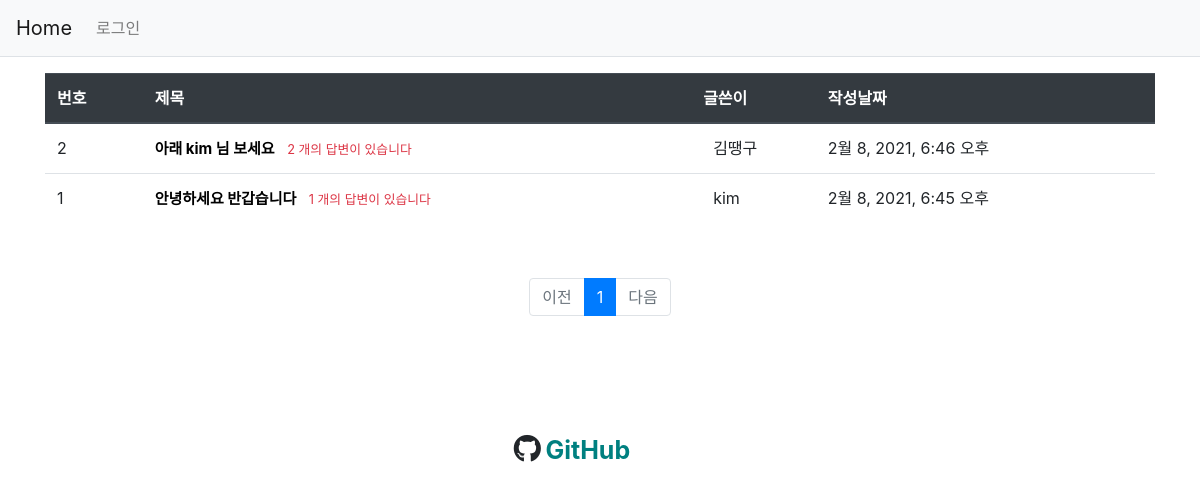
The app's page /, older data.
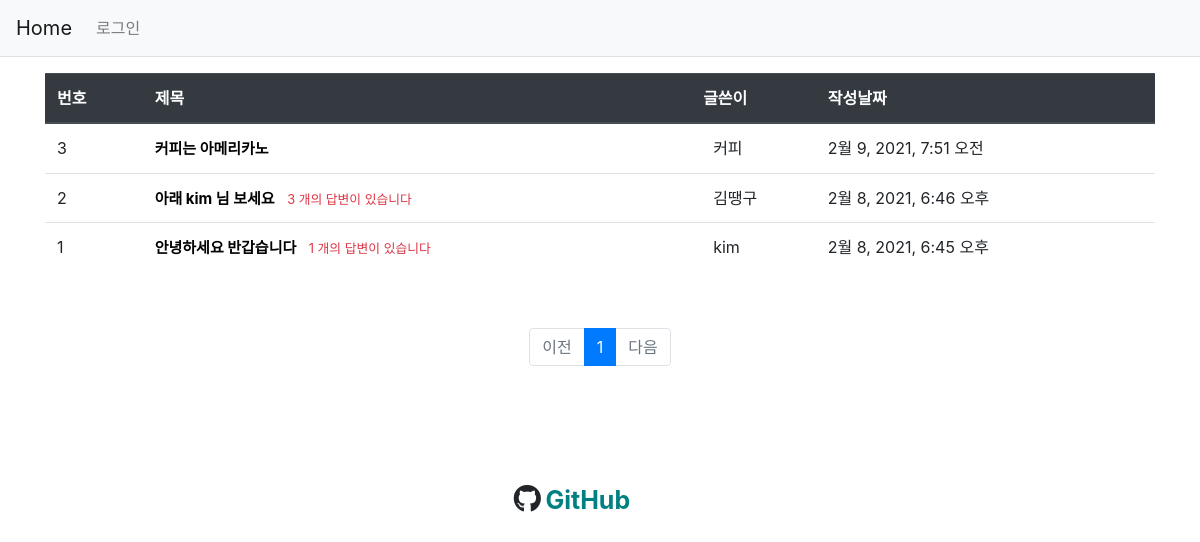
The same page, newer data.
### pybo/models.py (models this page shows, shortened)
class Question(models.Model):
    subject = models.CharField(max_length=200)  # 최대 200자 까지 입력 가능
    content = models.TextField()
    create_date = models.DateTimeField()
    photo = models.ImageField(upload_to="photo")
    author = models.ForeignKey(
        User, on_delete=models.CASCADE, null=True
    )  # 계정이 삭제되면 연결된 질문 데이터 삭제
    modify_date = models.DateTimeField(null=True, blank=True)

### pybo/views.py (the view)
# urls.py: path("", views.index, name="index"),
def index(request):
    question_list = Question.objects.order_by("-create_date")
    page = request.GET.get("page", "1")  # 페이지 GET 방식 요청
    paginator = Paginator(question_list, 10)  # 페이지 게시물 10개씩 보여주기
    page_obj = paginator.get_page(page)
    print(page_obj)
    context = {"question_list": page_obj}
    return render(request, "templates/index.html", context)

### pybo/templatetags/filter.py (called while the page is built)
@register.filter
def sub(value, arg):
    return value - arg

### templates/index.html (shortened to what this page needs)
{% extends 'base.html' %}
{% load static  %}
{% load filter  %}
{% block content %}
    <div class="container my-3">
        <table class="table">
            <thead>
                <tr class="thead-dark">
                    <th>번호</th>
                    <th>제목</th>
                    <th>글쓴이</th>
                    <th>작성날짜</th>
                </tr>
            </thead>
            <tbody>
                {% if question_list %}
                {% for i in question_list  %}
            <tr>
                <td>{{ question_list.paginator.count|sub:question_list.start_index|sub:forloop.counter0|add:1 }}</td>
                <td class="text-left">
                    {% if not user.is_authenticated %}
                        <a  style="color: black; font-size: 15px; font-weight: bold;" href=" {% url 'common:login'  %} " >{{ i.subject }}</a>
                    {% else %}
                        <a  style="color: black; font-size: 15px; font-weight: bold;" href=" {% url 'pybo:detail' i.id  %} " >{{ i.subject }}</a>
                    {% endif %}
                    {% if i.answer_set.count > 0 %}
                        <span class="text-danger small ml-2">{{ i.answer_set.count }} 개의 답변이 있습니다</span>
                    {% endif %}
                </td>
                <td>
                    <span style="position: relative; left: 10px;">{{ i.author }}</span>
                </td>
                <td>
                    {{i.create_date}}
                </td>
            </tr>
        {% endfor %}
    {% endif %}
            </tbody>
        </table>
        {% if not user.is_authenticated %}
            <span style="color: white;">none</span>
        {% else %}
        <a href=" {% url 'pybo:question_create' %}" class="btn btn-primary" style="position: relative; left:480px; color:  white; background-color: darkgray; border: 1px solid white;">질문등록</a>
        {% endif %}
    </div>
    <ul class="pagination justify-content-center">
        {% if question_list.has_previous %}
        <li class="page-item">
            <a class="page-link" href="?page={{ question_list.previous_page_number }}">이전</a>
        </li>
        {% else %}
        <li class="page-item disabled">
            <a class="page-link" tabindex="-1" aria-disabled="true" href="#">이전</a>
        </li>
        {% endif %}
        {% for page_number in question_list.paginator.page_range  %}
        {% if page_number >= question_list.number|add:-5 and page_number <= question_list.number|add:4 %}
            {% if page_number == question_list.number %}
            <li class="page-item active" aria-current="page">
                <a class="page-link" href="?page={{ page_number }}">{{ page_number }}</a>
            </li>
            {% else %}
                 <li class="page-item">
                    <a class="page-link" href="?page={{page_number}}"> {{page_number}}</a>
                </li>
            {% endif %}
        {% endif %}
        {% endfor %}
        {% if question_list.has_next %}
        <li class="page-item">
            <a class="page-link" href="?page={{question_list.next_page_number}}">다음</a>
        </li>
        {% else %}
        <li class="page-item disabled">
            <a class="page-link" tabindex="-1" aria-disabled="true" href="#">다음</a>
        </li>
        {% endif %}
    </ul>
{% endblock  %}

Row changes from the older to the newer data that the page shows:
added Question: paginator.count|sub "3", subject "커피는 아메리카노", author "커피", create_date "2월 9, 2021, 7:51 오전"
computed for Question "2월 8, 2021, 6:46 오후": answer_set.count "2" → "3"
